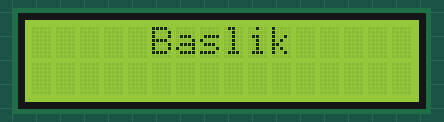
The sketch below on a simulated Arduino Uno, built with avr-gcc and run on an emulated ATmega328P. Parts: 16×2 character LCD. The modem accepts every AT command (registered, SIM ready, sends succeed) and sends nothing else; what the sketch prints to the serial monitor is not drawn.

Above: at 2.3 s.
At 6.4 s:
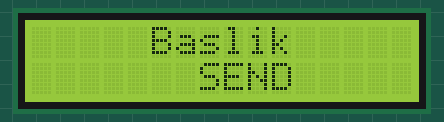

Measured:
- what the display in image 0 shows lasts 4.1 s, from 2.2 s to 6.3 s

The sketch:

ArduinoEsp8266.ino
```cpp
#include <SoftwareSerial.h>                                   //Gerekli kütüphaneleri ekliyoruz.
#include <Wire.h>
#include <LiquidCrystal.h>

String agAdi = " Wifi Ağ Adı ";                      //Kablosuz Ağ adını buraya yazıyoruz.
String agSifresi = " Wifi Şifresi ";                              //Ağ şifresini buraya yazıyoruz.

int rxPin = 10;                                               //ESP8266 TX pini
int txPin = 11;                                               //ESP8266 RX pini


String ip = "184.106.153.149";                                //Thingspeak sitesinin ip adresi

                                            //çalışmanın düzgün olduğunu takip etmek için kullandım


SoftwareSerial esp(rxPin, txPin);                             //Seri haberleşme için pin ayarlarını yapıyoruz.
LiquidCrystal lcd(12, 9, 5, 4, 3, 2);                           //(ekranın adresi, sütun sayısı, satır sayısı)


void setup() {
  lcd.begin(16, 2);                                              //LCD ekranı başlatıyoruz
  Serial.begin(9600);                                         //Seri port haberleşmesini başlattık
  Serial.println("Başlatılıyor");
  //esp.begin(115200);                                        //ESP8266 ile seri haberleşmeyi başlatıyoruz.İlk çalıştırmada 115200 sonra 9600 yapıcaz
  esp.begin(9600);                                            //ESP8266 ile seri haberleşmeyi başlatıyoruz.
  esp.println("AT");                                          //AT komutu ile modül kontrolünü yapıyoruz.
  Serial.println("AT Gönderildi");
  while(!esp.find("OK")){                                     //Modül hazır olana kadar bekliyoruz.
    esp.println("AT");
    Serial.println("ESP8266 ile iletişim kurulamadı.");
  }
  //esp.println("AT+UART_DEF=9600,8,1,0,0");                   //ilk seferde sadece 1 kereliğine çalıştırıp baud rate değiştirdik.
  Serial.println("OK Komutu Alındı");
  esp.println("AT+CWMODE=1");                                 //ESP8266 modülünü client olarak ayarlıyoruz.
  while(!esp.find("OK")){                                     //Ayar yapılana kadar bekliyoruz.
    esp.println("AT+CWMODE=1");
    Serial.println("Modül Ayarı Yapılıyor....");
  }
  Serial.println("Modül Client olarak ayarlandı");
  Serial.println("Ağa Baglaniliyor...");
  esp.println("AT+CWJAP=\""+agAdi+"\",\""+agSifresi+"\"");    //Kablosuz Ağa bağlanıyoruz.
  while(!esp.find("OK"));                                     //Ağa bağlanana kadar bekliyoruz.
  Serial.println("Ağa Bağlanıldı.");
  delay(1000);

  lcd.clear();                                                 //LCD ekranı temizledik
  lcd.setCursor(0, 1);
}


void loop() {
  esp.println("AT+CIPSTART=\"TCP\",\""+ip+"\",80");           //Thingspeak sitesine TCP ile bağlanıyoruz.
  if(esp.find("Error")){                                      //Bağlantı hatası kontrolü yapıyoruz.
    Serial.println("AT+CIPSTART Error");
  }
  lcd.home();
  lcd.setCursor(5,0);
  lcd.print("Baslik");
  lcd.setCursor(5, 1);
  lcd.print(deger());
  Serial.println("Baglantı Kapatildi.");
  esp.println("AT+CIPCLOSE");                                //Bağlantıyı kapatıyoruz
  delay(1000);


}

String Time()
{

  String rest = "AT+CIPSEND=90";
  rest += "\r\n";
  sendData(rest, 2000, 0); //Gönderilecek Karakter Sayısı. ( "AT+CIPSEND=90" )


  String hostt = "GET /apps/thinghttp/send_request?api_key=DOS4J9JD9IR1CADD";
  hostt += "\r\n";
  hostt += "Host:api.thingspeak.com";
  hostt += "\r\n\r\n\r\n\r\n\r\n";
  String Time = sendData(hostt, 2000, 1);  // GET mesajı isteği ( GET /apps/thinghttp/send_request?api_key=XXXXXXXXXXXXXXXX
                                            //               Host: Host_server_name )


/********************** gelen verinin içinden sadece saatle ilgili bölümü alıyoruz. ****************************/
 int baslangic=Time.indexOf(':');
 Time=Time.substring(baslangic+1,baslangic+9);

  return (Time);


}

String deger()
{


  String rest = "AT+CIPSEND=90";
  rest += "\r\n";
  sendData(rest, 2000, 0); //Gönderilecek Karakter Sayısı. ( "AT+CIPSEND=90" )


  String hostt = "GET /apps/thinghttp/send_request?api_key=JLRPM47PFTP8EI8I";
  hostt += "\r\n";
  hostt += "Host:api.thingspeak.com";
  hostt += "\r\n\r\n\r\n\r\n\r\n";
  String deger = sendData(hostt, 2000, 1);


/********************** gelen verinin içinden sadece ilgili bölümü alıyoruz. ****************************/
 int baslangic=deger.indexOf(':');
 deger=deger.substring(baslangic+1,baslangic+7);

  return (deger);


}


String sendData(String komut, const int zamangecen, boolean debug)
{
  String response = "";

  esp.print(komut); // komut satırını espnin çıkışına yazdırıyoruz

  long int Zaman = millis();

  while ( (Zaman + zamangecen) > millis())
  {
    while (esp.available())
    {

      // esp'nin bağlantısından gelen veri var ise
      char c = esp.read(); //her bir karakteri okuyup c ye yazdırıyoruz.
      response += c; // her karakteri response değişkeninin sonuna ekliyor ve alacağımız teksti oluşturuyoruz
    }
  }

  if (debug)
  {
    Serial.print(response);
  }

  return response;
}
```
